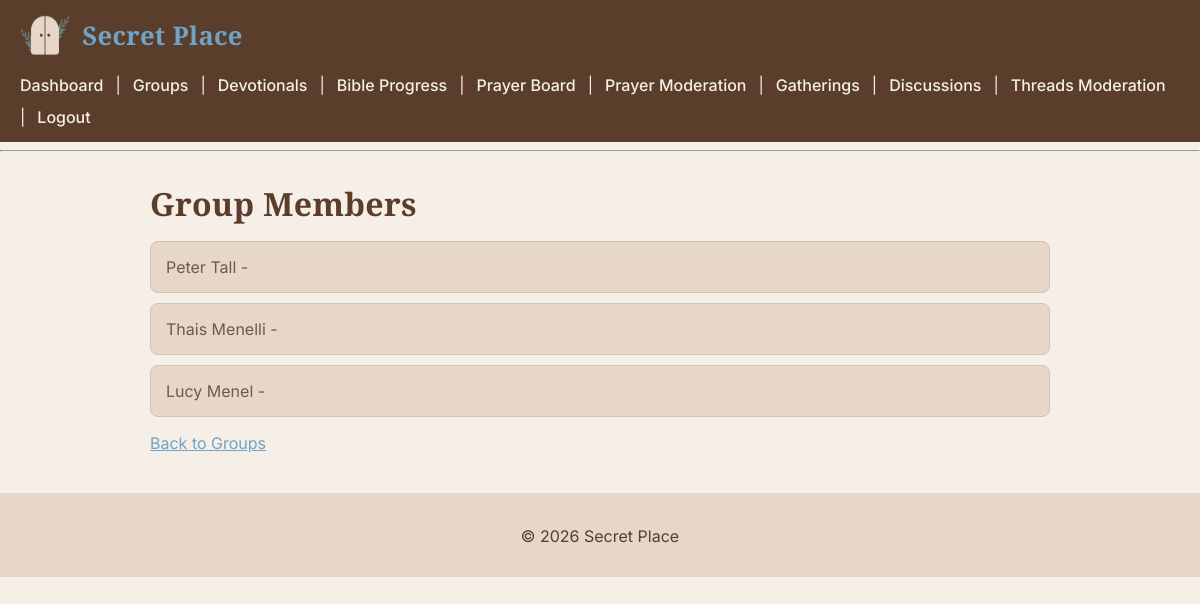
/groups/1/members (signed in), run on the app's committed database.
### tables this page shows
CREATE TABLE users (
    id INTEGER PRIMARY KEY AUTOINCREMENT,
    name TEXT NOT NULL,
    email TEXT UNIQUE NOT NULL,
    password TEXT NOT NULL,
    role TEXT DEFAULT 'member'
, is_active INTEGER DEFAULT 1);

### routes/groups.py (the view)
@groups_bp.route('/<int:group_id>/members')
def group_members(group_id):
    user_id = session.get('user_id')
    if not user_id:
        return redirect(url_for('auth.login'))
    user_groups = get_user_groups(user_id)
    user_group_ids = [g[0] for g in user_groups]
    if group_id not in user_group_ids:
        flash("You are not a member of this group.", "danger")
        return redirect(url_for('groups.list_groups'))
    members = get_group_members(group_id)
    return render_template('group_members.html', members=members)

### sqlite_db.py (called while the page is built)
def connect_db():
    return sqlite3.connect(Config.DATABASE)

def get_user_groups(user_id):
    conn = connect_db()
    cursor = conn.cursor()
    cursor.execute(
        """
        SELECT g.id, g.group_name, g.description, u.name
        FROM groups g
        INNER JOIN group_members gm ON g.id = gm.group_id
        LEFT JOIN users u ON g.leader_id = u.id
        WHERE gm.user_id = ?
        ORDER BY g.group_name
        """,
        (user_id,)
    )
    groups = cursor.fetchall()
    conn.close()
    return groups

def get_group_members(group_id):
    conn = connect_db()
    cursor = conn.cursor()
    cursor.execute(
        """
        SELECT u.id, u.name
        FROM users u
        JOIN group_members gm ON gm.user_id = u.id
        WHERE gm.group_id = ?
        AND u.is_active = 1
        """,
        (group_id,)
    )
    members = cursor.fetchall()
    conn.close()
    return members

### templates/group_members.html
{% extends "layout.html" %}
{% block content %}
<h1>Group Members</h1>
<ul>
{% for m in members %}
    <li>{{ m[1] }} - {{ m[2] }}</li>
{% endfor %}
</ul>
<a href="{{ url_for('groups.list_groups') }}">Back to Groups</a>
{% endblock %}

### static/css/styles.css (style rules this page uses)
body { font-family: 'Inter', sans-serif; background-color: #f5efe7; color: #6f5a4b; margin: 0; padding: 0; }
h1, h2, h3, h4, h5, h6 { font-family: 'Playfair Display', serif; color: #5a3e2b; font-weight: 700; letter-spacing: 0.3px; margin-bottom: 10px; }
h1 { font-size: 2rem; margin-bottom: 10px; }
a { color: #6fa3c8; }
ul { list-style-type: none; padding-left: 0; }
ul li { background-color: #e6d7c8; margin-bottom: 10px; padding: 15px; border-radius: 8px; border: 1px solid #d2c2b2; }

### data on the page
users: name "Peter Tall"
users: name "Thais Menelli"
users: name "Lucy Menel"
